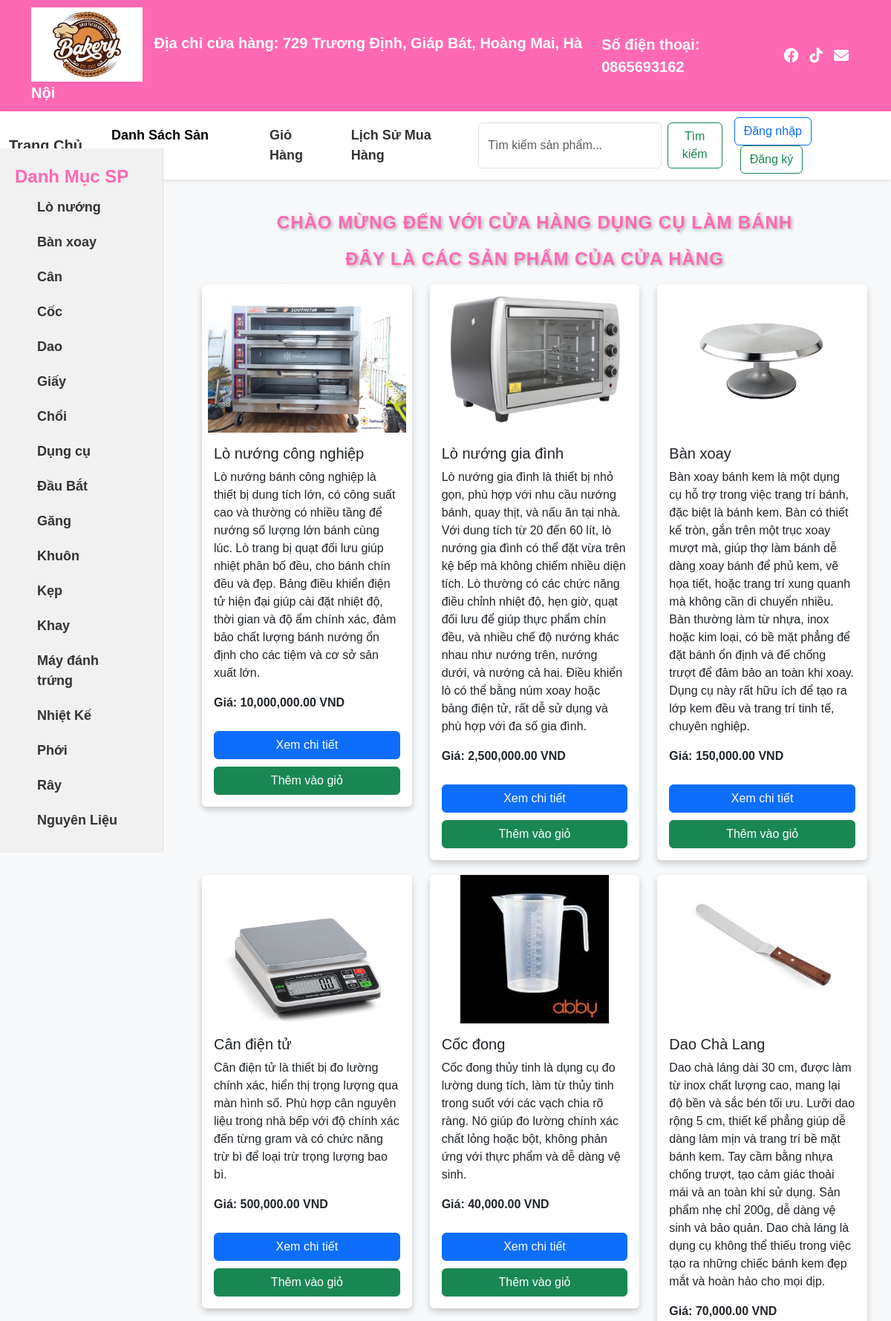
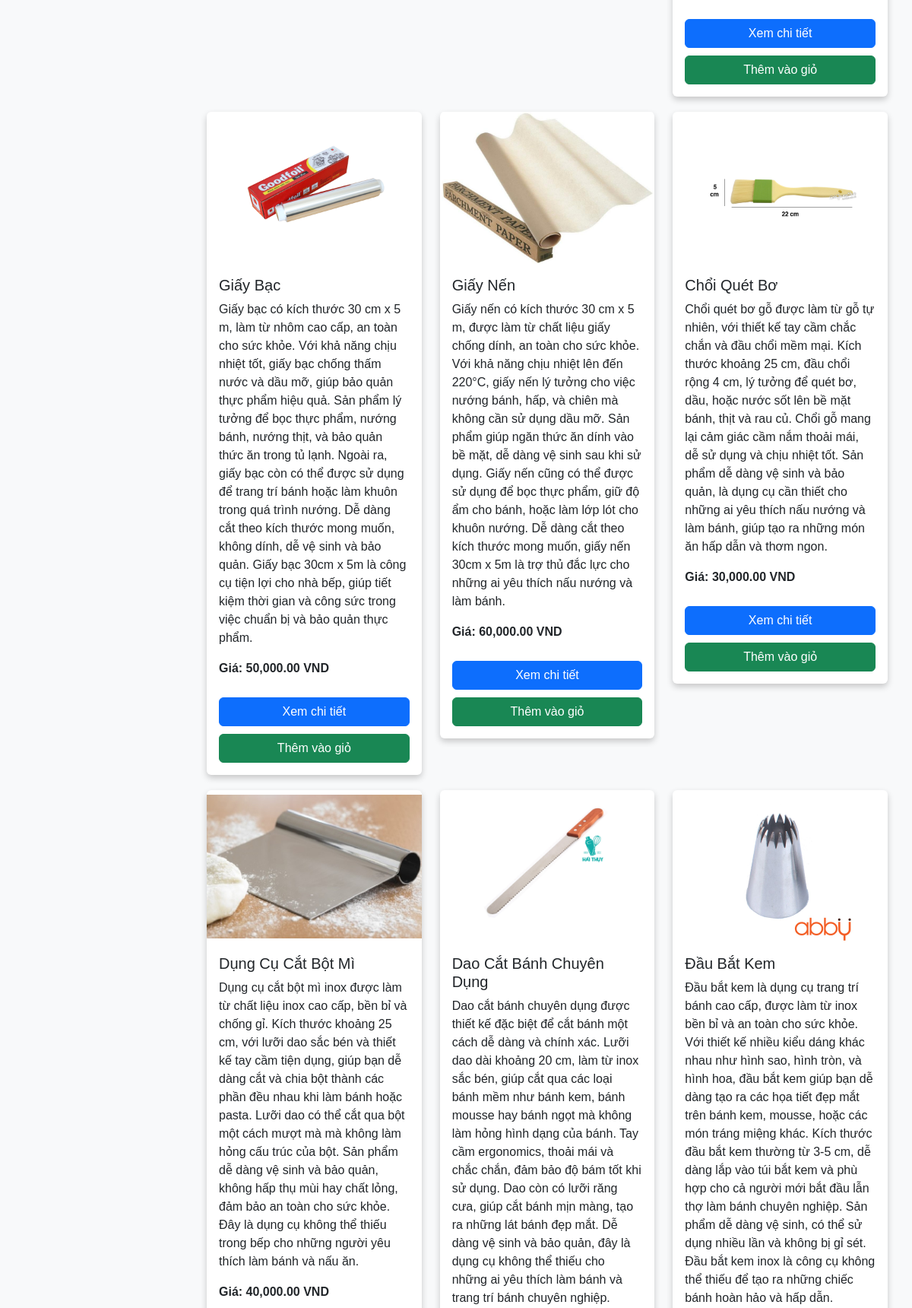
The page /baitaplon/index.php (upper part) on the database its author committed (2 pictures, top to bottom).
### tables this page shows
CREATE TABLE `products` (
  `id` int(11) NOT NULL,
  `name` varchar(255) NOT NULL,
  `description` text NOT NULL,
  `price` decimal(10,2) NOT NULL,
  `image` varchar(255) DEFAULT NULL,
  `created_at` timestamp NOT NULL DEFAULT current_timestamp(),
  `category` varchar(50) DEFAULT NULL
);

### baitaplon/index.php (the view, shortened to what this page needs)
<?php
include 'db_connect.php';
$sql = "SELECT * FROM products";
$products = $conn->query($sql);
$sql_categories = "SELECT DISTINCT category FROM products";
$categories = $conn->query($sql_categories);
?>
<!DOCTYPE html>
<html lang="en">
<head>
    <link href="https://cdn.jsdelivr.net/npm/bootstrap@5.3.0/dist/css/bootstrap.min.css" rel="stylesheet">
</head>
<body>
    <div class="top-bar">
        <div class="container">
            <div class="logo-container">
                <img src="uploads/nam.jpg" alt="Logo cửa hàng">
                <span>Địa chỉ cửa hàng: 729 Trương Định, Giáp Bát, Hoàng Mai, Hà Nội</span>
            </div>
            <link rel="stylesheet" href="https://cdnjs.cloudflare.com/ajax/libs/font-awesome/6.0.0-beta3/css/all.min.css">
            <div class="phone-number">
                <span>Số điện thoại: <strong>0865693162</strong></span>
            </div>
            <div class="social-icons">
                <a href="https://www.facebook.com/profile.php?id=100011354759354" target="_blank" title="Facebook">
                    <i class="fab fa-facebook"></i>
                </a>
                <a href="https://www.tiktok.com/@namthan.0611" target="_blank" title="TikTok">
                <i class="fab fa-tiktok"></i>
                  </a>
                <a href="mailto:nam06112k3@gmail.com" title="Email">
                <i class="fas fa-envelope"></i>
                </a>
            </div>
        </div>
    </div>
    <nav class="navbar navbar-expand-lg navbar-light">
        <div class="container-fluid">
            <a class="navbar-brand" href="index.php">Trang Chủ</a>
            <div class="collapse navbar-collapse" id="navbarNav">
                <ul class="navbar-nav me-auto mb-2 mb-lg-0">
                    <li class="nav-item">
                        <a class="nav-link active" href="index.php">Danh Sách Sản Phẩm</a>
                    </li>
                    <li class="nav-item">
                        <a class="nav-link" href="cart.php">Giỏ Hàng</a>
                    </li>
                    <li class="nav-item">
                        <a class="nav-link" href="order_historys.php">Lịch Sử Mua Hàng</a>
                    </li>
                </ul>
                <form action="search.php" method="GET" class="d-flex ms-2">
                    <input type="text" name="keyword" class="form-control" placeholder="Tìm kiếm sản phẩm..." required>
                    <button type="submit" class="btn btn-outline-success ms-2">Tìm kiếm</button>
                </form>
                <div class="ms-3">
                    <?php if (isset($_SESSION['username'])): ?>
                        <span class="navbar-text">Xin chào, <?php echo htmlspecialchars($_SESSION['username']); ?>!</span>
                        <a href="logout.php" class="btn btn-outline-danger ms-2">Đăng xuất</a>
                    <?php else: ?>
                        <a href="login.php" class="btn btn-outline-primary">Đăng nhập</a>
                        <a href="register.php" class="btn btn-outline-success ms-2">Đăng ký</a>
                    <?php endif; ?>
                </div>
            </div>
        </div>
    </nav>
    <div class="category-sidebar">
        <span class="category-title">Danh Mục SP</span>
        <ul class="navbar-nav">
            <?php if ($categories->num_rows > 0): ?>
                <?php while ($category = $categories->fetch_assoc()): ?>
                    <li class="nav-item">
                        <a class="nav-link" href="search.php?keyword=<?php echo urlencode($category['category']); ?>">
                            <?php echo htmlspecialchars($category['category']); ?>
                        </a>
                    </li>
                <?php endwhile; ?>
            <?php else: ?>
                <li class="nav-item">
                    <span class="nav-link">Chưa có danh mục nào.</span>
                </li>
            <?php endif; ?>
        </ul>
    </div>
    <div class="content-container">
        <div class="container mt-4">
            <h1 class="welcome-text">Chào mừng đến với Cửa hàng dụng cụ làm bánh</h1>
            <h2 class="welcome-text">Đây là các sản phẩm của cửa hàng</h2>
            <div class="product-list">
                <div class="row">
                    <?php if ($products->num_rows > 0): ?>
                        <?php while ($product = $products->fetch_assoc()): ?>
                            <div class="col-md-4">
                                <div class="card product-card">
                                    <img src="<?php echo htmlspecialchars($product['image']); ?>" class="card-img-top" alt="<?php echo htmlspecialchars($product['name']); ?>">
                                    <div class="card-body">
                                        <h5 class="card-title"><?php echo htmlspecialchars($product['name']); ?></h5>
                                        <p class="card-text"><?php echo htmlspecialchars($product['description']); ?></p>
                                        <p class="card-text"><strong>Giá: <?php echo number_format($product['price'], 2); ?> VND</strong></p>
                                        <a href="product_detail.php?id=<?php echo $product['id']; ?>" class="btn btn-primary">Xem chi tiết</a>
                                        <a href="cart.php?add=<?php echo $product['id']; ?>" class="btn btn-success">Thêm vào giỏ</a>
                                    </div>
                                </div>
                            </div>
                        <?php endwhile; ?>
                    <?php else: ?>
                        <p>Không có sản phẩm nào trong cửa hàng.</p>
                    <?php endif; ?>
                </div>
            </div>
        </div>
    </div>
</body>
</html>

### baitaplon/db_connect.php (shortened to what this page needs)
<!DOCTYPE html>
<html>
    <head>
    </head>
    <body>
    </body>
</html>

### baitaplon/index.php (style rules this page uses)
body { background-color: #f8f9fa; font-family: Arial, sans-serif; }
.product-card { margin-bottom: 20px; border: none; box-shadow: 0 4px 8px rgba(0, 0, 0, 0.2); transition: transform 0.2s; }
.top-bar { background-color: #ff69b4; color: white; padding: 10px 0; font-size: 20px; font-weight: bold; }
.top-bar .container { display: flex; justify-content: space-between; align-items: center; }
.logo-container img { width: 150px; height: auto; margin-right: 10px; }
.navbar { background-color: #ffffff; box-shadow: 0 2px 5px rgba(0, 0, 0, 0.1); font-size: 18px; }
.navbar-brand, .nav-link { font-weight: bold; color: #333333; }
.navbar-nav .nav-link { margin-left: 15px; }
.category-sidebar { width: 220px; position: absolute; top:200px; left: 0; background-color: #f1f1f1; border-right: 1px solid #ddd; padding: 20px; font-size: 18px; }
.category-sidebar .category-title { font-size: 24px; font-weight: bold; color: #ff69b4; margin-bottom: 20px; }
.category-sidebar .nav-link { display: block; padding: 10px 15px; color: #333; text-decoration: none; font-size: 18px; }
.content-container { margin-left: 240px; padding: 20px; }
.welcome-text { color: #ff69b4; font-weight: bold; text-align: center; margin-bottom: 20px; font-size: 24px; text-transform: uppercase; letter-spacing: 1px; text-shadow: 2px 2px 4px rgba(0, 0, 0, 0.3); }
.card-img-top { height: 200px; object-fit: contain; width: 100%; }
.social-icons i { font-size: 20px; color: white; margin-right: 15px; }
.phone-number, .social-icons { display: flex; align-items: center; }
.btn-primary, .btn-success { width: 100%; margin-top: 10px; font-size: 16px; }

### rows shown on the page
products: image (picture), name "Lò nướng công nghiệp", description "Lò nướng bánh công nghiệp là thiết bị dung tích lớn, có công suất cao và thường có nhiều tầng để nướng số lượng lớn bánh cùng lúc. Lò trang bị quạt đối lưu giúp nhiệt phân bố đều, cho bánh chín đều và đẹp. Bảng điều khiển điện tử hiện đại giúp cài đặt nhiệt độ, thời gian và độ ẩm chính xác, đảm bảo chất lượng bánh nướng ổn định cho các tiệm và cơ sở sản xuất lớn.", price "10,000,000.00"
products: image (picture), name "Lò nướng gia đình", description "Lò nướng gia đình là thiết bị nhỏ gọn, phù hợp với nhu cầu nướng bánh, quay thịt, và nấu ăn tại nhà. Với dung tích từ 20 đến 60 lít, lò nướng gia đình có thể đặt vừa trên kệ bếp mà không chiếm nhiều diện tích. Lò thường có các chức năng điều chỉnh nhiệt độ, hẹn giờ, quạt đối lưu để giúp thực phẩm chín đều, và nhiều chế độ nướng khác nhau như nướng trên, nướng dưới, và nướng cả hai. Điều khiển lò có thể bằng núm xoay hoặc bảng điện tử, rất dễ sử dụng và phù hợp với đa số gia đình.", price "2,500,000.00"
products: image (picture), name "Bàn xoay", description "Bàn xoay bánh kem là một dụng cụ hỗ trợ trong việc trang trí bánh, đặc biệt là bánh kem. Bàn có thiết kế tròn, gắn trên một trục xoay mượt mà, giúp thợ làm bánh dễ dàng xoay bánh để phủ kem, vẽ họa tiết, hoặc trang trí xung quanh mà không cần di chuyển nhiều. Bàn thường làm từ nhựa, inox hoặc kim loại, có bề mặt phẳng để đặt bánh ổn định và đế chống trượt để đảm bảo an toàn khi xoay. Dụng cụ này rất hữu ích để tạo ra lớp kem đều và trang trí tinh tế, chuyên nghiệp.", price "150,000.00"
products: image+name (picture), name "Cân điện tử", description "Cân điện tử là thiết bị đo lường chính xác, hiển thị trọng lượng qua màn hình số. Phù hợp cân nguyên liệu trong nhà bếp với độ chính xác đến từng gram và có chức năng trừ bì để loại trừ trọng lượng bao bì.", price "500,000.00"
products: image+name (picture), name "Cốc đong", description "Cốc đong thủy tinh là dụng cụ đo lường dung tích, làm từ thủy tinh trong suốt với các vạch chia rõ ràng. Nó giúp đo lường chính xác chất lỏng hoặc bột, không phản ứng với thực phẩm và dễ dàng vệ sinh.", price "40,000.00"
products: image (picture), name "Dao Chà Lang", description "Dao chà láng dài 30 cm, được làm từ inox chất lượng cao, mang lại độ bền và sắc bén tối ưu. Lưỡi dao rộng 5 cm, thiết kế phẳng giúp dễ dàng làm mịn và trang trí bề mặt bánh kem. Tay cầm bằng nhựa chống trượt, tạo cảm giác thoải mái và an toàn khi sử dụng. Sản phẩm nhẹ chỉ 200g, dễ dàng vệ sinh và bảo quản. Dao chà láng là dụng cụ không thể thiếu trong việc tạo ra những chiếc bánh kem đẹp mắt và hoàn hảo cho mọi dịp.", price "70,000.00"
products: image (picture), name "Giấy Bạc", description "Giấy bạc có kích thước 30 cm x 5 m, làm từ nhôm cao cấp, an toàn cho sức khỏe. Với khả năng chịu nhiệt tốt, giấy bạc chống thấm nước và dầu mỡ, giúp bảo quản thực phẩm hiệu quả. Sản phẩm lý tưởng để bọc thực phẩm, nướng bánh, nướng thịt, và bảo quản thức ăn trong tủ lạnh. Ngoài ra, giấy bạc còn có thể được sử dụng để trang trí bánh hoặc làm khuôn trong quá trình nướng. Dễ dàng cắt theo kích thước mong muốn, không dính, dễ vệ sinh và bảo quản. Giấy bạc 30cm x 5m là công cụ tiện lợi cho nhà bếp, giúp tiết kiệm thời gian và công sức trong việc chuẩn bị và bảo quản thực phẩm.", price "50,000.00"
products: image (picture), name "Giấy Nến", description "Giấy nến có kích thước 30 cm x 5 m, được làm từ chất liệu giấy chống dính, an toàn cho sức khỏe. Với khả năng chịu nhiệt lên đến 220°C, giấy nến lý tưởng cho việc nướng bánh, hấp, và chiên mà không cần sử dụng dầu mỡ. Sản phẩm giúp ngăn thức ăn dính vào bề mặt, dễ dàng vệ sinh sau khi sử dụng. Giấy nến cũng có thể được sử dụng để bọc thực phẩm, giữ độ ẩm cho bánh, hoặc làm lớp lót cho khuôn nướng. Dễ dàng cắt theo kích thước mong muốn, giấy nến 30cm x 5m là trợ thủ đắc lực cho những ai yêu thích nấu nướng và làm bánh.", price "60,000.00"
products: image (picture), name "Chổi Quét Bơ", description "Chổi quét bơ gỗ được làm từ gỗ tự nhiên, với thiết kế tay cầm chắc chắn và đầu chổi mềm mại. Kích thước khoảng 25 cm, đầu chổi rộng 4 cm, lý tưởng để quét bơ, dầu, hoặc nước sốt lên bề mặt bánh, thịt và rau củ. Chổi gỗ mang lại cảm giác cầm nắm thoải mái, dễ sử dụng và chịu nhiệt tốt. Sản phẩm dễ dàng vệ sinh và bảo quản, là dụng cụ cần thiết cho những ai yêu thích nấu nướng và làm bánh, giúp tạo ra những món ăn hấp dẫn và thơm ngon.", price "30,000.00"
products: image (picture), name "Dụng Cụ Cắt Bột Mì", description "Dụng cụ cắt bột mì inox được làm từ chất liệu inox cao cấp, bền bỉ và chống gỉ. Kích thước khoảng 25 cm, với lưỡi dao sắc bén và thiết kế tay cầm tiện dụng, giúp bạn dễ dàng cắt và chia bột thành các phần đều nhau khi làm bánh hoặc pasta. Lưỡi dao có thể cắt qua bột một cách mượt mà mà không làm hỏng cấu trúc của bột. Sản phẩm dễ dàng vệ sinh và bảo quản, không hấp thụ mùi hay chất lỏng, đảm bảo an toàn cho sức khỏe. Đây là dụng cụ không thể thiếu trong bếp cho những người yêu thích làm bánh và nấu ăn.", price "40,000.00"
products: image (picture), name "Dao Cắt Bánh Chuyên Dụng", description "Dao cắt bánh chuyên dụng được thiết kế đặc biệt để cắt bánh một cách dễ dàng và chính xác. Lưỡi dao dài khoảng 20 cm, làm từ inox sắc bén, giúp cắt qua các loại bánh mềm như bánh kem, bánh mousse hay bánh ngọt mà không làm hỏng hình dạng của bánh. Tay cầm ergonomics, thoải mái và chắc chắn, đảm bảo độ bám tốt khi sử dụng. Dao còn có lưỡi răng cưa, giúp cắt bánh mịn màng, tạo ra những lát bánh đẹp mắt. Dễ dàng vệ sinh và bảo quản, đây là dụng cụ không thể thiếu cho những ai yêu thích làm bánh và trang trí bánh chuyên nghiệp."
products: image (picture), name "Đầu Bắt Kem", description "Đầu bắt kem là dụng cụ trang trí bánh cao cấp, được làm từ inox bền bỉ và an toàn cho sức khỏe. Với thiết kế nhiều kiểu dáng khác nhau như hình sao, hình tròn, và hình hoa, đầu bắt kem giúp bạn dễ dàng tạo ra các họa tiết đẹp mắt trên bánh kem, mousse, hoặc các món tráng miệng khác. Kích thước đầu bắt kem thường từ 3-5 cm, dễ dàng lắp vào túi bắt kem và phù hợp cho cả người mới bắt đầu lẫn thợ làm bánh chuyên nghiệp. Sản phẩm dễ dàng vệ sinh, có thể sử dụng nhiều lần và không bị gỉ sét. Đầu bắt kem inox là công cụ không thể thiếu để tạo ra những chiếc bánh hoàn hảo và hấp dẫn."

### other values the page prints
$category['category'] "Lò nướng"
$category['category'] "Bàn xoay"
$category['category'] "Cân"
$category['category'] "Cốc"
$category['category'] "Dao"
$category['category'] "Giấy"
$category['category'] "Chổi"
$category['category'] "Dụng cụ"
$category['category'] "Đầu Bắt"
$category['category'] "Găng"
$category['category'] "Khuôn"
$category['category'] "Kẹp"
$category['category'] "Khay"
$category['category'] "Máy đánh trứng"
$category['category'] "Nhiệt Kế"
